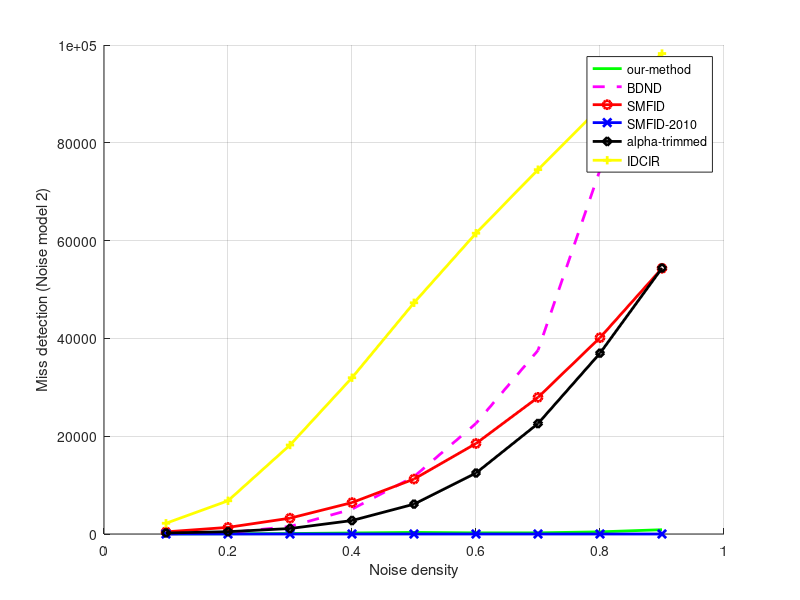

Write MATLAB code to recreate this figure.
% False alarm noise model 1
noise_density = [0.1, 0.2, 0.3, 0.4, 0.5, 0.6, 0.7, 0.8, 0.9];
% % our-method
% M1 = [141, 126, 112, 99, 87, 78, 81, 67, 24];
% BDND
% M2 = [338, 286, 243, 214, 189, 167, 145, 132, 192];
% SMFID
% M3 = [2803, 4488, 6956, 9389, 11025, 11230, 10201, 7835, 4453];
% SMFID_2010
% M4 = [171, 151, 134, 115, 96, 79, 60, 39, 19];
% alpha-trimmed
% M5 = [2288, 1736, 1428, 1252, 1070, 832, 576, 328, 136];
% IDCIR
% M6 = [2159, 2693, 3087, 3525, 4488, 5342, 8572, 11953, 10177];

% False alarm noise model 2
% our-method
% M1 = [143, 131, 120, 110, 100, 93, 73, 57, 46];
% % BDND
% M2 = [366, 338, 332, 332, 357, 420, 778, 9715, 11083];
% % SMFID
% M3 = [2897, 5003, 8581, 12703, 16328, 18935, 20008, 19375, 17185];
% % SMFID_2010
% M4 = [176, 161, 150, 138, 123, 109, 92, 68, 53];
% % alpha-trimmed
% M5 = [2610, 2464, 2735, 3269, 3878, 4427, 4701, 4621, 4242];
% % IDCIR
% M6 = [1757, 2546, 2904, 3169, 3557, 4007, 7330, 7330, 11507];

% % Miss detection noise model 1
% % our-method
% M1 = [28, 59, 130, 298, 742, 1882, 3712, 3213, 1497];
% % BDND
% M2 = [3, 73, 473, 1718, 4169, 8785, 15840, 25257, 36899];
% % SMFID
% M3 = [561, 1513, 3082, 5365, 8385, 12391, 17415, 23269, 29347];
% % SMFID_2010
% M4 = [1, 1, 1, 0, 0, 0, 0, 0, 0];
% % alpha-trimmed
% M5 = [267, 537, 1024, 2094, 4183, 8284, 15268, 25640, 39444];
% % IDCIR
% M6 = [1704, 6788, 19297, 37127, 58386, 82800, 101925, 120061, 137437];

% Miss detection noise model 2
% our-method
M1 = [22, 46, 95, 214, 328, 237, 238, 442, 876];
% BDND
M2 = [9, 246, 1544, 5075, 11725, 22616, 37558, 74478, 90469];
% SMFID
M3 = [439, 1356, 3235, 6424, 11232, 18506, 27943, 40145, 54331];
% SMFID_2010
M4 = [0, 0, 0, 0, 0, 0, 0, 0, 0];
% alpha-trimmed
M5 = [206, 474, 1118, 2752, 6102, 12465, 22585, 36972, 54381];
% IDCIR
M6 = [2197, 6793, 18197, 31961, 47282, 61511, 74508, 87222, 98254];

figure, hold on;
grid on;

plot(noise_density, M1, '-g', 'LineWidth', 2);
plot(noise_density, M2, '--m', 'LineWidth', 2);
plot(noise_density, M3, '-or', 'LineWidth', 2);
plot(noise_density, M4, '-xb','LineWidth', 2);
plot(noise_density, M5, '-dk', 'LineWidth', 2);
plot(noise_density, M6, '-+y','LineWidth', 2);

xlabel('Noise density');
ylabel('Miss detection (Noise model 2)');
legend('our-method', 'BDND', 'SMFID', 'SMFID-2010', 'alpha-trimmed', 'IDCIR');
hold off;